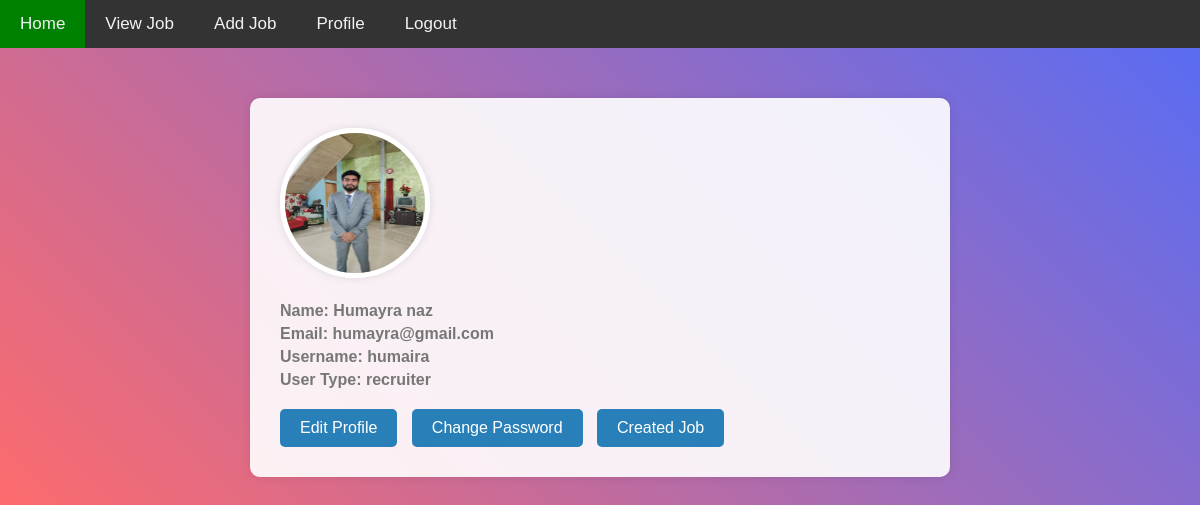
The page /profilePage/ (signed in) on the database as committed earlier.
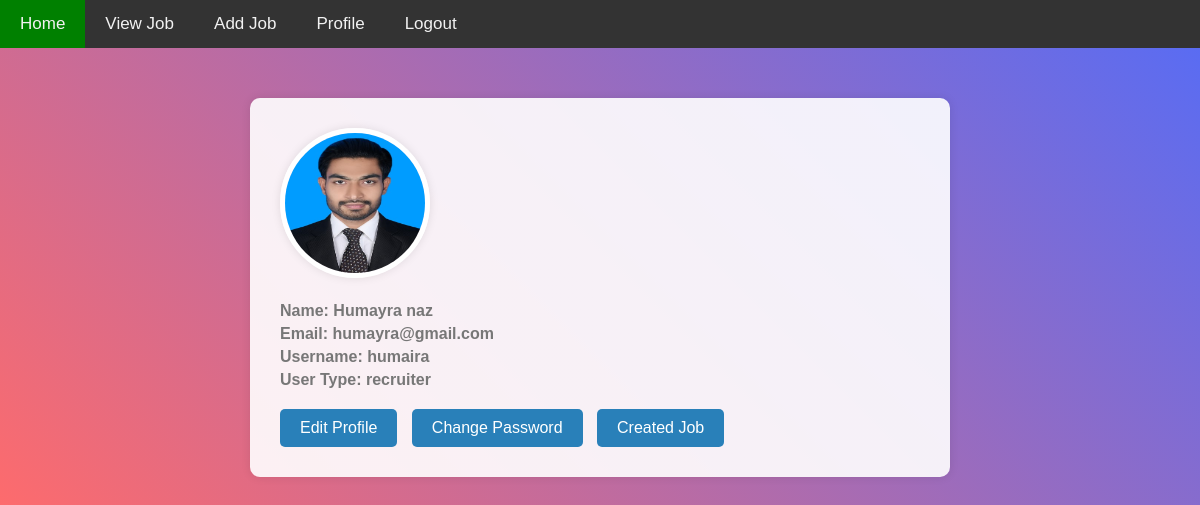
The same page on the database as committed later.
### myapp/models.py (models this page shows, shortened)
class customUser(AbstractUser):
    USER=[
        ('recruiter','Recruiter'),
        ('jobseeker','Jobseeker')
    ]
    display_name=models.CharField(max_length=100)
    email=models.EmailField(max_length=100,unique=True)
    password=models.CharField(max_length=100)
    confirm_password=models.CharField(max_length=100)
    user_type=models.CharField(choices=USER,max_length=100)
    profile_picture=models.ImageField(upload_to="media/profile_pic",null=True)

### project/views.py (the view)
# urls.py: path('profilePage/', views.profilePage, name="profilePage"),
def profilePage(request):
    return render(request,"profile.html")

### templates/profile.html (shortened to what this page needs)
{% extends "dashboard.html" %}
{% block content %}
<!DOCTYPE html>
<html lang="en">
<head>
</head>
<body>
  <div class="container">
    <div class="profile">
      {% if request.user.user_type == "recruiter" %}
      <img src="/{{ request.user.profile_picture }}" alt="profile_Pic">
      {% elif request.user.user_type == "jobseeker" %}
      <img src="/{{ request.user.profile_picture }}" alt="profile_Pic">
      {% endif %}
      <ul class="contact-info">
        <li><b>Name: {{user.display_name}}</b> </li>
        <li><b>Email: {{user.email}}</b> </li>
        <li><b>Username: {{user.username}}</b> </li>
        <li><b>User Type: {{user.user_type}}</b></li>
      </ul>
      <a href="{% url "editprofilePage" %}" class="btn">Edit Profile</a>
      <a href="{% url "changePassword" %}" class="btn">Change Password</a>
      {% if user.user_type == "recruiter" %}
      <a href="{% url "createdjob" %}" class="btn">Created Job</a>
      {% endif %}
    </div>
  </div>
</body>
</html>
{% endblock content %}

Rows that differ between the two databases and show on the page:
changed customUser "Humayra naz": user.profile_picture: a different picture
